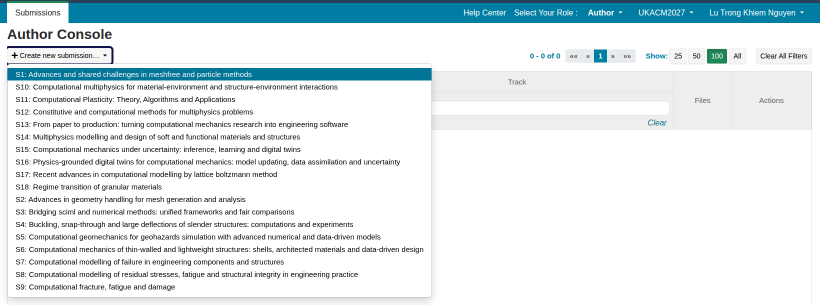
#> input picture figures/cmt/raw/author_console_choose_Section.png, 1640 x 609 px (shown at 1/2 size)
$ python build_figures.py
#> lines starting #> are read from the running program, lines starting #| are printed output that depends on the picture; after the words box and inside, x2 and y2 are one past the last pixel; in counts of white or black regions, pixels touching at a corner belong together
### figures/cmt/src/shotkit.py
"""Small toolkit to clean up and annotate CMT screenshots (Pillow only).

All coordinates passed to the drawing helpers are in ORIGINAL screenshot pixels
(after cropping). The figure is rendered at SCALE x for crisp annotations.
"""
import os
from PIL import Image, ImageDraw, ImageFont, ImageFilter

HERE = os.path.dirname(os.path.abspath(__file__))
RAW = os.path.join(HERE, "..", "raw")
OUT = os.path.join(HERE, "..")
SCALE = 2

ORANGE = (217, 115, 26)
ORANGE_PALE = (255, 244, 224)
RED = (192, 57, 43)
RED_PALE = (253, 236, 234)
INK = (30, 39, 51)
GREY = (91, 102, 117)
BORDER = (197, 205, 216)

_F = {
    "ui": "/usr/share/fonts/truetype/liberation/LiberationSans-Regular.ttf",
    "ui-b": "/usr/share/fonts/truetype/liberation/LiberationSans-Bold.ttf",
    "ann": "/usr/share/fonts/truetype/dejavu/DejaVuSans.ttf",
    "ann-b": "/usr/share/fonts/truetype/dejavu/DejaVuSans-Bold.ttf",
}


def font(kind, size):
    return ImageFont.truetype(_F[kind], int(round(size * SCALE)))


def load(name):
#> called with name = 'author_console_choose_Section.png'
    return Image.open(os.path.join(RAW, name)).convert("RGB")


# [20 lines left out: functions vstack, hstack, not called in this run]


def replace_text(im, box, text, size=16, color=(51, 51, 51), bg=None, bold=False, dx=0):
    """Paint over box (orig px, before scaling) and write replacement text (used to anonymise)."""
    d = ImageDraw.Draw(im)
    x0, y0, x1, y1 = box
    if bg is None:
        bg = im.getpixel((x0, y0))
    d.rectangle(box, fill=bg)
    f = ImageFont.truetype(_F["ui-b" if bold else "ui"], size)
    d.text((x0 + dx, (y0 + y1) / 2), text, font=f, fill=color, anchor="lm")


def erase(im, box, bg=None):
    d = ImageDraw.Draw(im)
    if bg is None:
        bg = im.getpixel((box[0], box[1]))
    d.rectangle(box, fill=bg)


class Fig:
    """Screenshot placed on a canvas with margins for callouts, plus border & shadow."""

    def __init__(self, shot, margin=(18, 18, 18, 18)):
#> called with margin = (18, 18, 365, 18)
        l, t, r, b = margin
        self.ox, self.oy = l, t
        self.shot = shot
        W = (shot.width + l + r) * SCALE
#> W = 2526
        H = (shot.height + t + b) * SCALE
#> H = 1272
        self.im = Image.new("RGB", (W, H), (255, 255, 255))
#> self.im: PIL image 2526x1272 RGB; every value is 255
        # soft shadow
        sh = Image.new("L", (W, H), 0)
#> sh: PIL image 2526x1272 L; every value is 0
        ds = ImageDraw.Draw(sh)
        x0, y0 = (l + 3) * SCALE, (t + 5) * SCALE
        ds.rounded_rectangle([x0, y0, x0 + shot.width * SCALE, y0 + shot.height * SCALE],
                             radius=10 * SCALE, fill=90)
        sh = sh.filter(ImageFilter.GaussianBlur(7 * SCALE))
        self.im.paste((150, 160, 175), (0, 0), sh)
        big = shot.resize((shot.width * SCALE, shot.height * SCALE), Image.LANCZOS)
        mask = Image.new("L", big.size, 0)
#> mask: PIL image 1760x1200 L; every value is 0
        ImageDraw.Draw(mask).rounded_rectangle([0, 0, big.width - 1, big.height - 1],
                                               radius=8 * SCALE, fill=255)
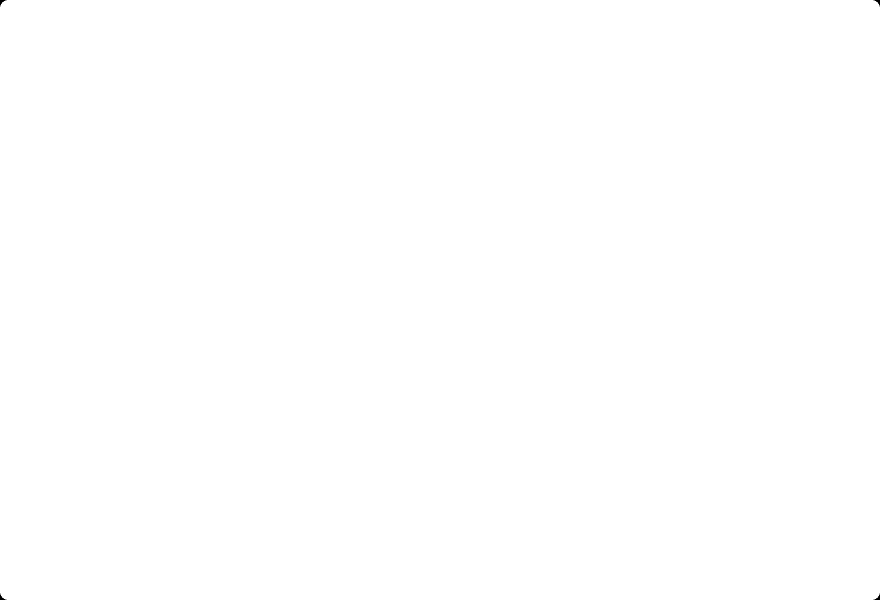
#> mask: PIL image 1760x1200 L (shown at 1/2 size); 100% white; 4 black regions, box (x1, y1, x2, y2) and area: (0, 0, 13, 13) 61, (1747, 0, 1760, 13) 61, (0, 1187, 13, 1200) 61, (1747, 1187, 1760, 1200) 61
        self.im.paste(big, (l * SCALE, t * SCALE), mask)
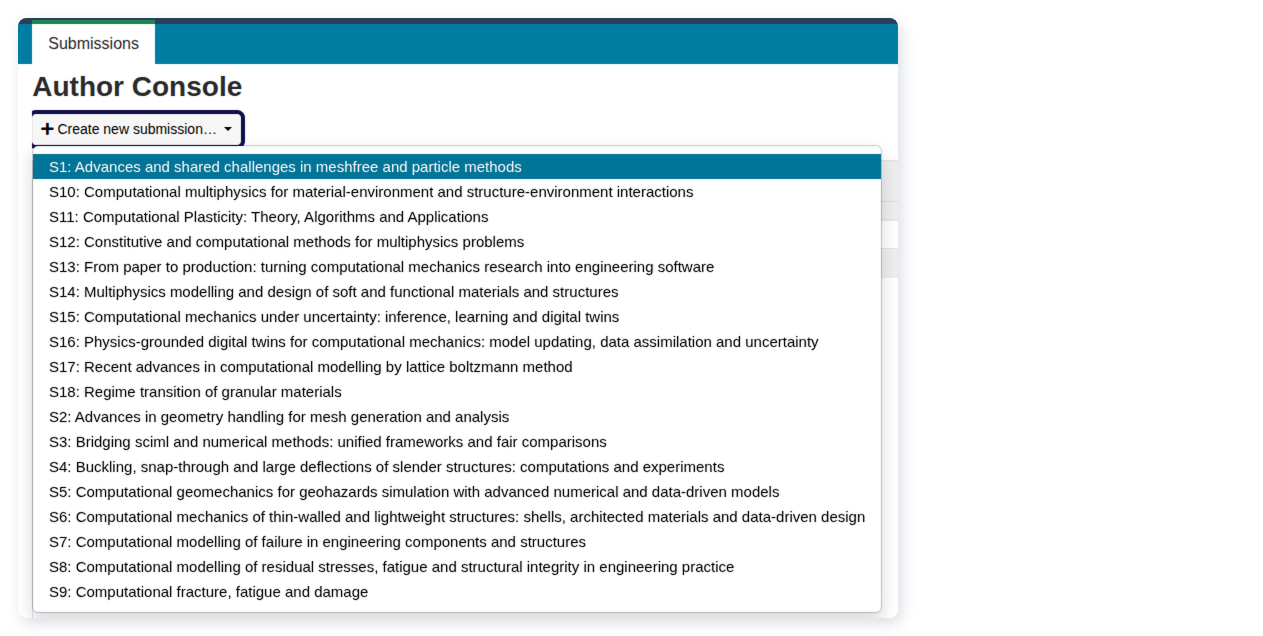
#> self.im: PIL image 2526x1272 RGB (shown at 1/2 size); mean R, G, B 226, 233.7, 236.3
        self.d = ImageDraw.Draw(self.im)
        self.d.rounded_rectangle([l * SCALE, t * SCALE, (l + shot.width) * SCALE - 1,
                                  (t + shot.height) * SCALE - 1], radius=8 * SCALE,
                                 outline=BORDER, width=2 * SCALE // 2 + 1)

    # coordinate helpers (orig screenshot px -> canvas px)
    def P(self, x, y):
        return ((self.ox + x) * SCALE, (self.oy + y) * SCALE)

    def B(self, box, pad=0):
        x0, y0, x1, y1 = box
        a = self.P(x0 - pad, y0 - pad)
        b = self.P(x1 + pad, y1 + pad)
        return [a[0], a[1], b[0], b[1]]

    def box(self, box, color=ORANGE, width=3, pad=4, radius=6, fill=None):
        self.d.rounded_rectangle(self.B(box, pad), radius=radius * SCALE,
                                 outline=color, width=width * SCALE, fill=fill)

    # [7 lines left out: function badge, not called in this run]

    def line(self, pts, color=ORANGE, width=2, dot=True):
        P = [self.P(*p) for p in pts]
        self.d.line(P, fill=color, width=width * SCALE, joint="curve")
        if dot:
            x, y = P[-1]
            r = 4 * SCALE
            self.d.ellipse([x - r, y - r, x + r, y + r], fill=color)

    def label(self, x, y, text, color=ORANGE, fill=ORANGE_PALE, size=16, anchor="l",
              n=None, bold_first=False, width=None):
        """Callout box. (x, y) is the left-middle (anchor 'l') or right-middle ('r') point."""
#> called with x = 250, y = 111, text = 'Click  + Create new submission…', color = (217, 115, 26), fill = (255, 244, 224), size = 16, anchor = 'l', n = 1
        f = font("ann", size)
        fb = font("ann-b", size)
        lines = text.split("\n")
        lh = int(size * 1.35 * SCALE)
        tw = max(self.d.textlength(ln, font=(fb if (bold_first and i == 0) else f))
                 for i, ln in enumerate(lines))
#> tw = 537.8
        padx, pady = 10 * SCALE, 7 * SCALE
        bw = int(width * SCALE) if width else int(tw + 2 * padx + (34 * SCALE if n is not None else 0))
#> bw = 645
        bh = lh * len(lines) + 2 * pady
        px, py = self.P(x, y)
        x0 = px if anchor == "l" else px - bw
#> x0 = 536
        y0 = py - bh // 2
        self.d.rounded_rectangle([x0, y0, x0 + bw, y0 + bh], radius=7 * SCALE, fill=fill,
                                 outline=color, width=2 * SCALE)
        tx = x0 + padx
#> tx = 556
        if n is not None:
            R = 13 * SCALE
            cx, cy = x0 + padx + R, y0 + bh // 2
#> cx = 582; cy = 258
            self.d.ellipse([cx - R, cy - R, cx + R, cy + R], fill=color)
            self.d.text((cx, cy + 1), str(n), font=font("ann-b", 14), fill=(255, 255, 255), anchor="mm")
            tx += 2 * R + 8 * SCALE
#> tx = 624
        for i, ln in enumerate(lines):
            self.d.text((tx, y0 + pady + i * lh + lh // 2), ln,
                        font=(fb if (bold_first and i == 0) else f), fill=INK, anchor="lm")
        # return box in orig coords for leader lines
        return ((x0 / SCALE) - self.ox, (y0 / SCALE) - self.oy,
                ((x0 + bw) / SCALE) - self.ox, ((y0 + bh) / SCALE) - self.oy)

    # [9 lines left out: function break_mark, not called in this run]

    def save(self, name):
        path = os.path.join(OUT, name)
        self.im.save(path, optimize=True)
        return path

### figures/cmt/src/build_figures.py
"""Turn the raw CMT screenshots in ../raw into annotated figures in ..
Run:  python figures/cmt/src/build_figures.py
Personal names/e-mails in the screenshots are replaced by neutral placeholders.
"""
import os, sys
sys.path.insert(0, os.path.dirname(os.path.abspath(__file__)))
from shotkit import (Fig, load, vstack, hstack, replace_text, erase,
                     ORANGE, RED, RED_PALE, GREY)

NAV = (51, 51, 51)

# ---------------------------------------------------------------- authors
def author_console():
    im = load("author_console_choose_Section.png").crop((0, 0, 880, 600))
    f = Fig(im, margin=(18, 18, 365, 18))
    f.box((14, 93, 226, 128))
    f.label(250, 111, "Click  + Create new submission…", n=1)
    f.box((15, 136, 863, 161), pad=2)
    b = f.label(905, 148, "Choose your minisymposium.\nThe track decides who\nreviews your abstract.", n=2)
#> b = (905, 109, 1195.5, 187.5)
    f.line([(b[0], 148), (866, 148)])
#> in line, `x, y = P[-1]`: x = 1768; y = 332
    b = f.label(905, 398, "Tip: tracks are sorted\nalphabetically, so S10–S18\nappear before S2–S9.", color=GREY,
                fill=(243, 245, 248))
#> b = (905, 359, 1139, 437.5)
    f.line([(b[0], 398), (866, 398)], color=GREY)
    f.save("author-console.png")


def title_abstract():
    im = load("title_and_abstract.png").crop((0, 0, 730, 538))
#> call 2 of load, with name = 'title_and_abstract.png'
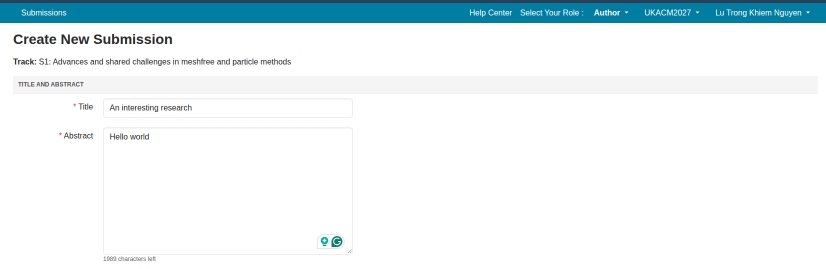
#> input picture figures/cmt/raw/title_and_abstract.png, 1652 x 538 px (shown at 1/2 size)
#> im: PIL image 730x538 RGB
    erase(im, (628, 460, 698, 503), bg=(255, 255, 255))           # browser-extension icons
    replace_text(im, (212, 203, 700, 229), "Meshfree modelling of large-deformation contact (example)",
                 size=16, bg=(255, 255, 255), dx=7)
    abstract = "Paste your abstract here as plain text, e.g. u_h, E = 200 GPa."
    replace_text(im, (212, 262, 700, 285), abstract, size=16, bg=(255, 255, 255), dx=7)
    replace_text(im, (204, 509, 420, 527), f"{2000 - len(abstract)} characters left",
                 size=12, color=(102, 102, 102), bg=(255, 255, 255), dx=2)
    f = Fig(im, margin=(18, 18, 330, 18))
#> call 2 of __init__, with margin = (18, 18, 330, 18)
#> in __init__ (call 2), `self.im = Image.new("RGB", (W, H), (255, 255, 255))`: self.im: PIL image 2156x1148 RGB; every value is 255
#> in __init__ (call 2), `sh = Image.new("L", (W, H), 0)`: sh: PIL image 2156x1148 L; every value is 0
#> in __init__ (call 2), `sh = sh.filter(ImageFilter.GaussianBlur(7 * SCALE))`:
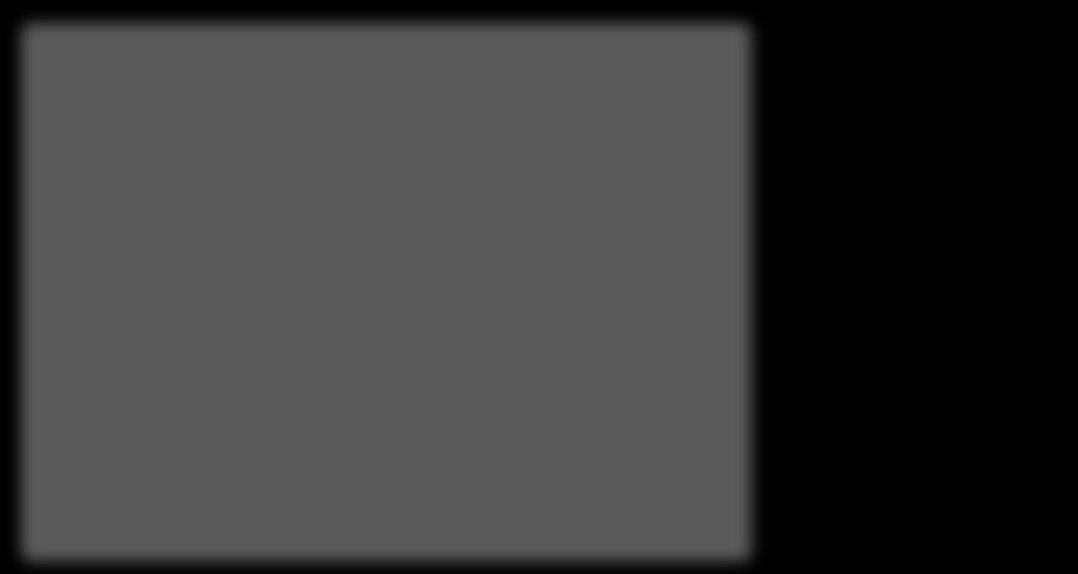
#> sh: PIL image 2156x1148 L (shown at 1/2 size); min 0, max 90, mean 57.2
#> in __init__ (call 2), `mask = Image.new("L", big.size, 0)`: mask: PIL image 1460x1076 L; every value is 0
#> in __init__ (call 2), `ImageDraw.Draw(mask).rounded_rectangle([0, 0, big.width - 1, big.heigh..`:
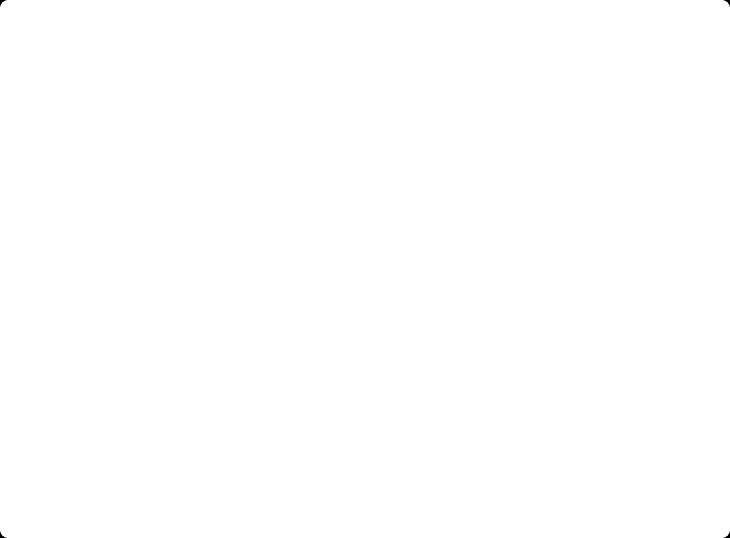
#> mask: PIL image 1460x1076 L (shown at 1/2 size); 100% white; 4 black regions, box (x1, y1, x2, y2) and area: (0, 0, 13, 13) 61, (1447, 0, 1460, 13) 61, (0, 1063, 13, 1076) 61, (1447, 1063, 1460, 1076) 61
#> in __init__ (call 2), `self.im.paste(big, (l * SCALE, t * SCALE), mask)`:
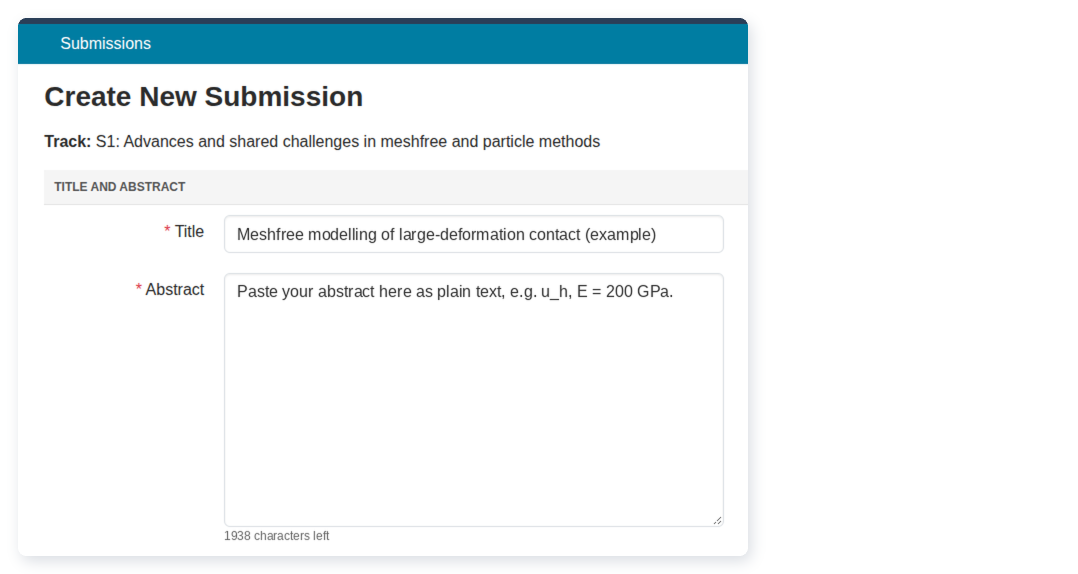
#> self.im: PIL image 2156x1148 RGB (shown at 1/2 size); mean R, G, B 237.6, 243.6, 245.6
    f.box((24, 112, 585, 134), pad=3)
    b = f.label(760, 123, "Check that this is the\nright minisymposium", n=1)
#> b = (760, 94.5, 984, 151.5)
    f.line([(b[0], 123), (589, 123)])
    f.box((206, 197, 705, 234), pad=2)
    b = f.label(760, 216, "Title of your talk", n=2)
#> b = (760, 198.5, 944.5, 234)
    f.line([(b[0], 216), (709, 216)])
    f.box((206, 255, 705, 527), pad=2)
    b = f.label(760, 390, "Abstract as plain text,\nmax. 2,000 characters\n(counter below the box)", n=3)
#> b = (760, 351, 1005.5, 429.5)
    f.line([(b[0], 390), (709, 390)])
    f.save("title-abstract.png")
#> call 2 of save, with name = 'title-abstract.png'
#> in save (call 2), `self.im.save(path, optimize=True)`:
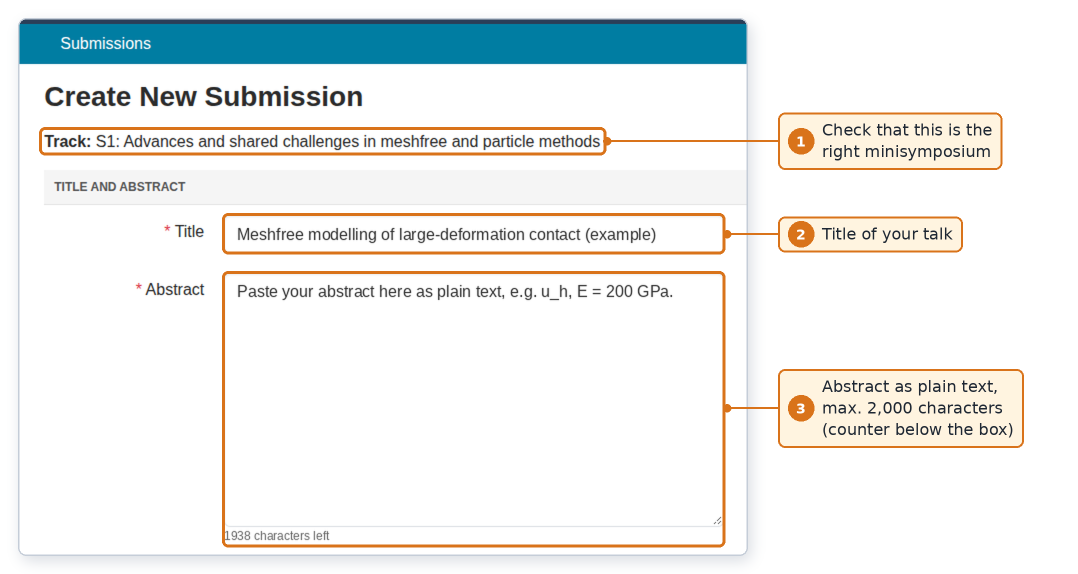
#> saved as title-abstract.png: PIL image 2156x1148 RGB (shown at 1/2 size); mean R, G, B 235.6, 238.3, 237


def authors():
    im = load("authors.png")
    bg = (247, 252, 255)
    replace_text(im, (182, 124, 590, 147), "your.name@university.ac.uk", size=16, bg=bg, dx=3)
    replace_text(im, (606, 124, 830, 147), "Firstname", size=16, bg=bg, dx=4)
    replace_text(im, (842, 124, 1010, 147), "Lastname", size=16, bg=bg, dx=4)
    f = Fig(im, margin=(18, 18, 18, 78))
    f.box((40, 118, 172, 156), pad=1)
    f.badge(40, 118, 1)
    f.box((35, 174, 1586, 258), pad=3)
    f.badge(35, 174, 2)
    f.box((1568, 120, 1642, 152), pad=1)
    f.badge(1642, 120, 3)
    y = 278 + 46
    b1 = f.label(20, y, "You are the Primary Contact\n(corresponding author)", n=1)
    b2 = f.label(560, y, "Co-author: e-mail of their CMT account, name,\norganisation and country, then  + Add", n=2)
    b3 = f.label(1642, y, "Remove (×) or\nreorder (↑↓) authors", n=3, anchor="r")
    f.line([(106, b1[1]), (106, 160)])
    f.line([(800, b2[1]), (800, 262)])
    f.line([(1605, b3[1]), (1605, 156)])
    f.save("authors.png")


# [118 lines left out: functions files_submit, track_nav, actions_invite, invite_search, dashed, invite_compose and 1 more, not called in this run]


if __name__ == "__main__":
#> (the run stopped early here; a loop or call above may not have finished)
